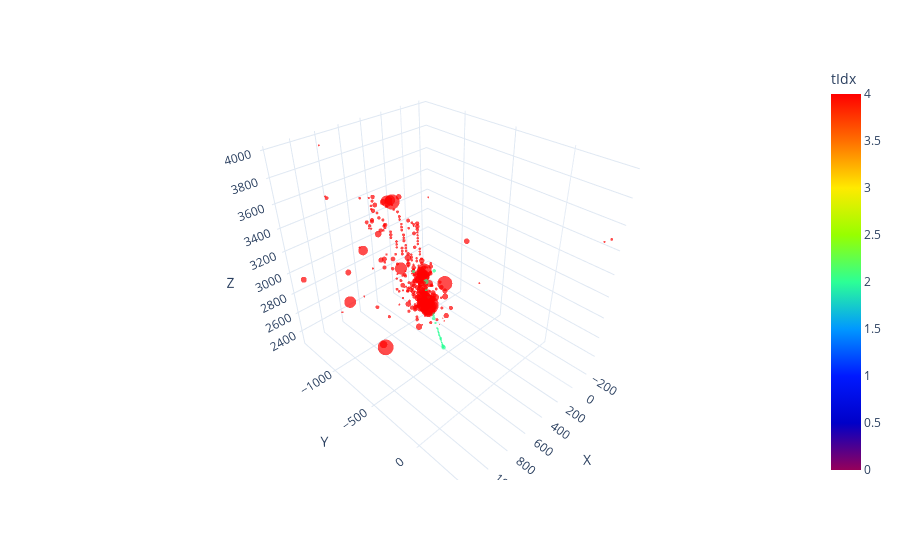

Notebook source saved alongside this figure:
### Code cell
import pandas as pd
import plotly.express as px
from src.logger.plotting_tools import shuffle_truth_colors

mask = (g.ndata['particle_number']==13)+(g.ndata['particle_number']==2)
tidx =  1*(g.ndata['particle_number'][mask].view(-1,1)) #1*(g.ndata['hit_type'][mask].view(-1,1)) #1*(labels_hdb[mask].view(-1,1))  #
#tidx =    1*(g.ndata['hit_link_modified'][mask].view(-1,1))+1
features =   (g.ndata['e_hits'][mask].view(-1,1))+g.ndata['h'][:,-1][mask].view(-1,1)/20
cellid= labels_hdb[mask].view(-1,1)
X = g.ndata["pos_hits_xyz"][mask] #[mask]
data = {
            "X":X[:, 0].view(-1, 1).detach().cpu().numpy(),
            "Y": X[:, 1].view(-1, 1).detach().cpu().numpy(),
            "Z": X[:, 2].view(-1, 1).detach().cpu().numpy(),
            "tIdx": tidx.view(-1, 1).detach().cpu().numpy(),
            "features": features.view(-1, 1).detach().cpu().numpy(),
            "cellid":cellid.view(-1, 1).detach().cpu().numpy(),
        }
hoverdict = {}
# if hoverfeat is not None:
#     for j in range(hoverfeat.shape[1]):
#         hoverdict["f_" + str(j)] = hoverfeat[:, j : j + 1]
#     data.update(hoverdict)

# if nidx is not None:
#     data.update({"av_same": av_same})

df = pd.DataFrame(
np.concatenate([data[k] for k in data], axis=1),
columns=[k for k in data],
)
rdst = np.random.RandomState(1234567890)  # all the same
# shuffle_truth_colors(df, "tIdx", rdst)

hover_data = ["tIdx", "cellid"] #+ [k for k in hoverdict.keys()]
# if nidx is not None:
#     hover_data.append("av_same")
fig = px.scatter_3d(
df,
x="X",
y="Y",
z="Z",
color="tIdx",
size="features",
hover_data=hover_data,
template="plotly_white",
range_color=[0,4],
color_continuous_scale=px.colors.sequential.Rainbow,
)
fig.update_traces(marker=dict(line=dict(width=0)))

### Figure 1 — Plotly figure (JSON) as saved in the notebook; plotly's stock layout.template omitted (floating-point values rounded to 4 significant figures; data arrays with more than 128 entries replaced by an {"elided": "..."} marker saying what was removed)
{"data": [{"customdata": {"elided": "398x2 int values"}, "hovertemplate": "X=%{x}<br>Y=%{y}<br>Z=%{z}<br>features=%{marker.size}<br>tIdx=%{marker.color}<br>cellid=%{customdata[1]}<extra></extra>", "legendgroup": "", "marker": {"color": {"elided": "398 int values"}, "coloraxis": "coloraxis", "line": {"width": 0}, "size": {"elided": "398 float values"}, "sizemode": "area", "sizeref": 0.00395, "symbol": "circle"}, "mode": "markers", "name": "", "scene": "scene", "showlegend": false, "type": "scatter3d", "x": {"elided": "398 float values"}, "y": {"elided": "398 float values"}, "z": {"elided": "398 float values"}}], "layout": {"coloraxis": {"cmax": 4, "cmin": 0, "colorbar": {"title": {"text": "tIdx"}}, "colorscale": [[0, "rgb(150,0,90)"], [0.125, "rgb(0,0,200)"], [0.25, "rgb(0,25,255)"], [0.375, "rgb(0,152,255)"], [0.5, "rgb(44,255,150)"], [0.625, "rgb(151,255,0)"], [0.75, "rgb(255,234,0)"], [0.875, "rgb(255,111,0)"], [1, "rgb(255,0,0)"]]}, "legend": {"itemsizing": "constant", "tracegroupgap": 0}, "margin": {"t": 60}, "scene": {"domain": {"x": [0, 1], "y": [0, 1]}, "xaxis": {"title": {"text": "X"}}, "yaxis": {"title": {"text": "Y"}}, "zaxis": {"title": {"text": "Z"}}}}}
